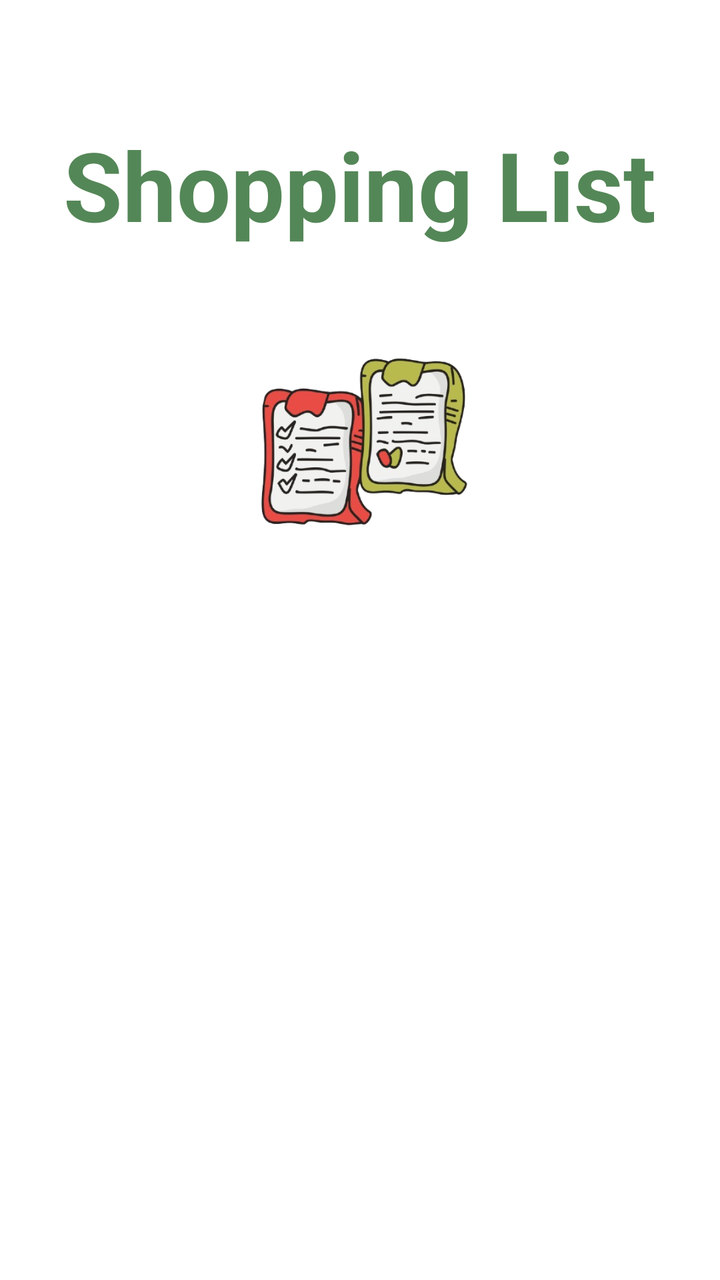
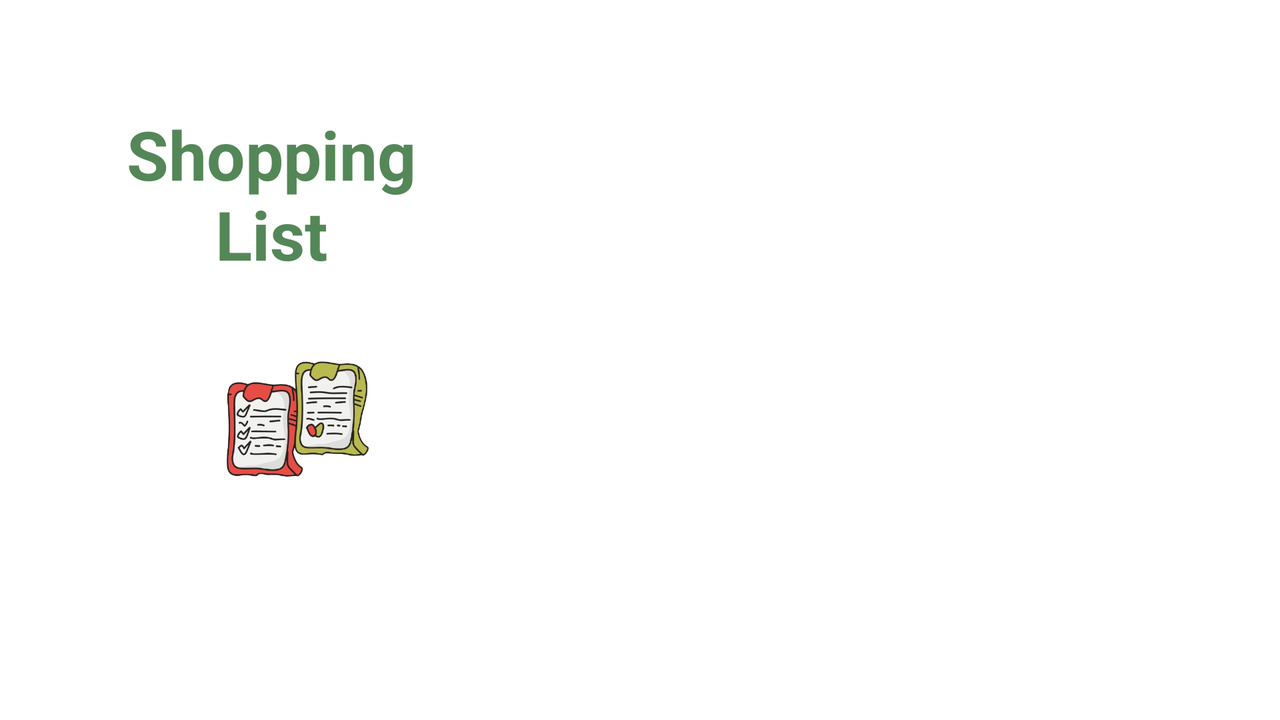

Compare how this app lays out the same screen by default and in its alternative resource folder. The renders come first, then the two layout files and the values they reference.
<!-- AndroidManifest.xml: application theme Base.Theme.Cs4060final -->
<!-- res/layout/view_shopping_list.xml -->
<?xml version="1.0" encoding="utf-8"?>
<androidx.constraintlayout.widget.ConstraintLayout xmlns:android="http://schemas.android.com/apk/res/android"
    xmlns:app="http://schemas.android.com/apk/res-auto"
    xmlns:tools="http://schemas.android.com/tools"
    android:layout_width="match_parent"
    android:layout_height="match_parent">

    <ImageView
        android:id="@+id/imageView"
        android:layout_width="263dp"
        android:layout_height="149dp"
        android:layout_marginTop="22dp"
        android:layout_marginBottom="32dp"
        app:layout_constraintBottom_toTopOf="@+id/recyclerView"
        app:layout_constraintEnd_toEndOf="parent"
        app:layout_constraintStart_toStartOf="parent"
        app:layout_constraintTop_toBottomOf="@+id/textView7"
        app:srcCompat="@drawable/shoppinglist" />

    <TextView
        android:id="@+id/textView7"
        android:layout_width="wrap_content"
        android:layout_height="wrap_content"
        android:layout_marginTop="60dp"
        android:text="Shopping List"
        android:textColor="#548757"
        android:textSize="48sp"
        android:textStyle="bold"
        app:layout_constraintBottom_toTopOf="@+id/imageView"
        app:layout_constraintEnd_toEndOf="parent"
        app:layout_constraintHorizontal_bias="0.495"
        app:layout_constraintStart_toStartOf="parent"
        app:layout_constraintTop_toTopOf="parent"
        app:layout_constraintVertical_bias="0.979" />

    <androidx.recyclerview.widget.RecyclerView
        android:id="@+id/recyclerView"
        android:layout_width="0dp"
        android:layout_height="0dp"
        android:layout_marginStart="20dp"
        android:layout_marginTop="4dp"
        android:layout_marginEnd="20dp"
        android:scrollbars="vertical"
        app:layout_constraintBottom_toBottomOf="parent"
        app:layout_constraintEnd_toEndOf="parent"
        app:layout_constraintHorizontal_bias="0.0"
        app:layout_constraintStart_toStartOf="parent"
        app:layout_constraintTop_toBottomOf="@+id/imageView" />

</androidx.constraintlayout.widget.ConstraintLayout>
<!-- resources referenced by this layout -->
<resources>
  <!-- drawable shoppinglist: png bitmap (drawable, 156454 bytes) -->
  <style name="Base.Theme.Cs4060final" parent="Theme.Material3.DayNight">
          
          
          <item name="colorPrimary">@color/green</item>
          <item name="colorPrimaryVariant">@color/green_dark</item>
          <item name="colorOnPrimary">@color/white</item>
  
          
          <item name="colorSecondary">@color/saddlebrown</item>
          <item name="colorSecondaryVariant">@color/green_dark</item>
          <item name="colorOnSecondary">@color/black</item>
  
          
          <item name="colorControlActivated">@color/green_dark</item>
  
          
          <item name="android:statusBarColor" tools:targetApi="l">?attr/colorPrimaryVariant</item>
  
          <item name="android:windowBackground">@color/white</item>
          <item name="android:editTextColor">@color/green</item>
  
          <item name="colorOnBackground">@color/green</item>
          <item name="colorSurface">@color/green</item>
  
          <item name="android:textColorPrimary">@color/green</item>
          <item name="android:textColorSecondary">@color/green</item>
          <item name="android:textColorTertiary">@color/green</item>
          <item name="android:textColorLink">@color/green_dark</item>
          <item name="android:textColorHint">@color/green_light</item>
  
          <item name="android:backgroundDimAmount">0.6</item>
          <item name="android:backgroundDimEnabled">true</item>
      </style>
  <color name="green">#1B5E20</color>
  <color name="green_dark">#003300</color>
  <color name="white">#FFFFFFFF</color>
  <color name="saddlebrown">#8B4513</color>
  <color name="black">#FF000000</color>
  <color name="green_light">#A5D6A7</color>
</resources>
<!-- res/layout-land/view_shopping_list.xml (the repository's variant of the layout above) -->
<!-- drawn on the phone turned sideways -->
<?xml version="1.0" encoding="utf-8"?>
<androidx.constraintlayout.widget.ConstraintLayout xmlns:android="http://schemas.android.com/apk/res/android"
    xmlns:app="http://schemas.android.com/apk/res-auto"
    xmlns:tools="http://schemas.android.com/tools"
    android:layout_width="match_parent"
    android:layout_height="match_parent">

    <TextView
        android:id="@+id/textView7"
        android:layout_width="191dp"
        android:layout_height="114dp"
        android:layout_marginTop="40dp"
        android:gravity="center"
        android:text="Shopping List"
        android:textColor="#548757"
        android:textSize="34sp"
        android:textStyle="bold"
        app:layout_constraintEnd_toEndOf="parent"
        app:layout_constraintHorizontal_bias="0.09"
        app:layout_constraintStart_toStartOf="parent"
        app:layout_constraintTop_toTopOf="parent" />

    <ImageView
        android:id="@+id/imageView"
        android:layout_width="215dp"
        android:layout_height="103dp"
        android:layout_marginStart="40dp"
        android:layout_marginTop="4dp"
        app:layout_constraintStart_toStartOf="parent"
        app:layout_constraintTop_toBottomOf="@id/textView7"
        app:srcCompat="@drawable/shoppinglist" />

    <androidx.recyclerview.widget.RecyclerView
        android:id="@+id/recyclerView"
        android:layout_width="371dp"
        android:layout_height="wrap_content"
        android:scrollbars="vertical"
        app:layout_constraintBottom_toBottomOf="parent"
        app:layout_constraintEnd_toEndOf="parent"
        app:layout_constraintHorizontal_bias="0.504"
        app:layout_constraintStart_toEndOf="@+id/textView7"
        app:layout_constraintTop_toTopOf="parent"
        app:layout_constraintVertical_bias="0.552" />

</androidx.constraintlayout.widget.ConstraintLayout>
